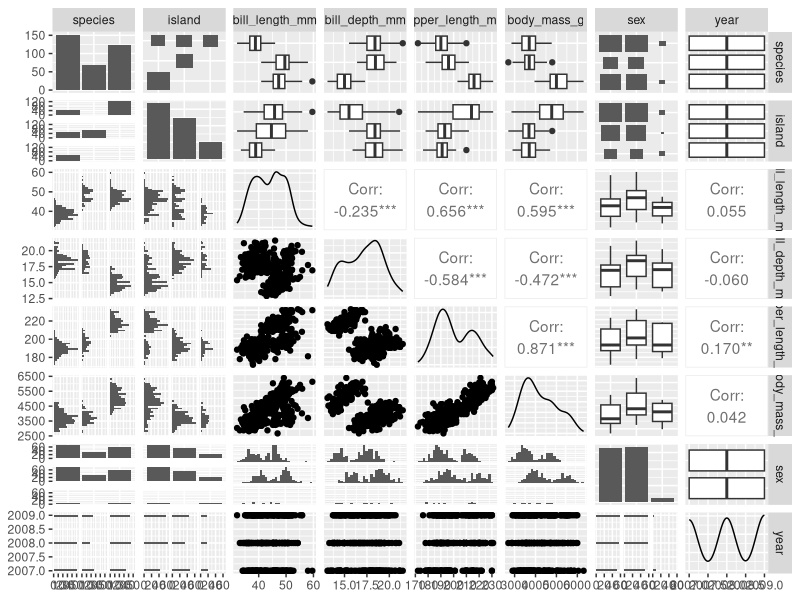
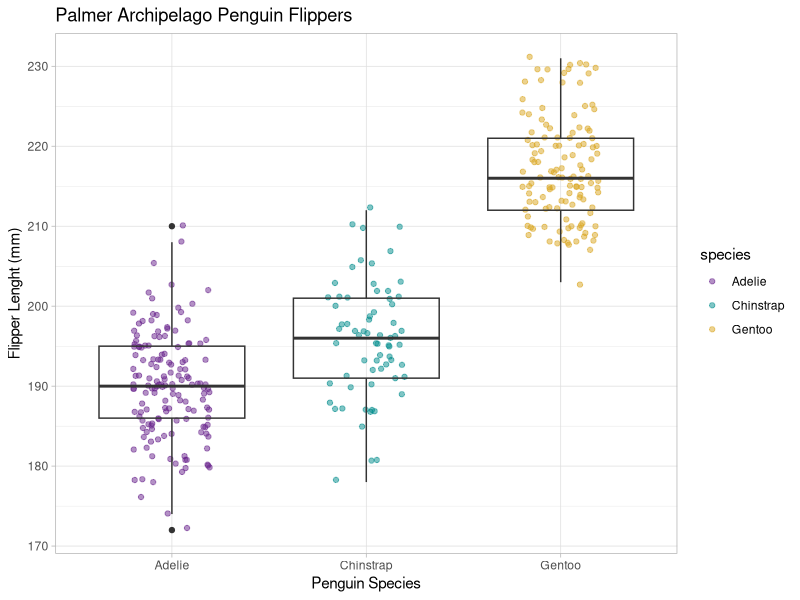
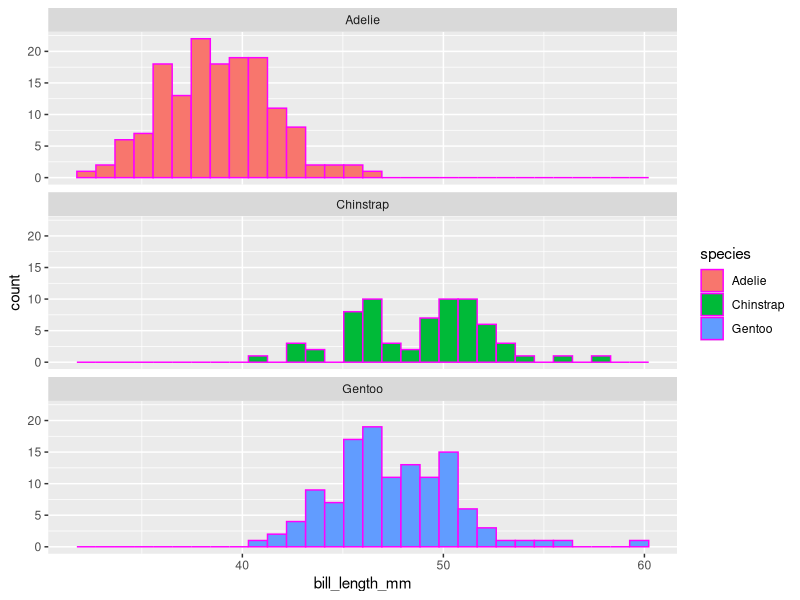

Source code (R) for these figures, in order:
## ---- chunk 1
#| warning: false
#| echo: false

library(tidyverse)
library(palmerpenguins)
library(GGally)
library(skimr)

## ---- chunk 2
#| include: false

#Tell me the column names
names(penguins)

#What are the dimensions?
dim(penguins)

#Can you show me the first 6 lines?
head(penguins)

#Can you show me the last 6 lines?
tail(penguins)

## ---- chunk 3
skim(penguins)
## ---- chunk 4
#| include: false
GGally::ggpairs(penguins)
## ---- chunk 5
#| fig-cap: "My awesome figure caption"

ggplot(data = penguins, aes(x = species, y = flipper_length_mm)) +
  geom_jitter(width = 0.2,
              alpha = 0.5,
              aes(color = species)) + 
  geom_boxplot(fill = NA) +
  theme_light() +
  #Set up your own color schemes
  scale_color_manual(values = c("darkorchid4", "cyan4", "goldenrod")) +
  labs(x = "Penguin Species",
       y = "Flipper Lenght (mm)",
       title = "Palmer Archipelago Penguin Flippers")
  
## ---- chunk 6
ggplot(data = penguins, aes(x = bill_length_mm)) +
  geom_histogram(aes(fill = species), color = "magenta") +
  facet_wrap(~species, ncol = 1)
